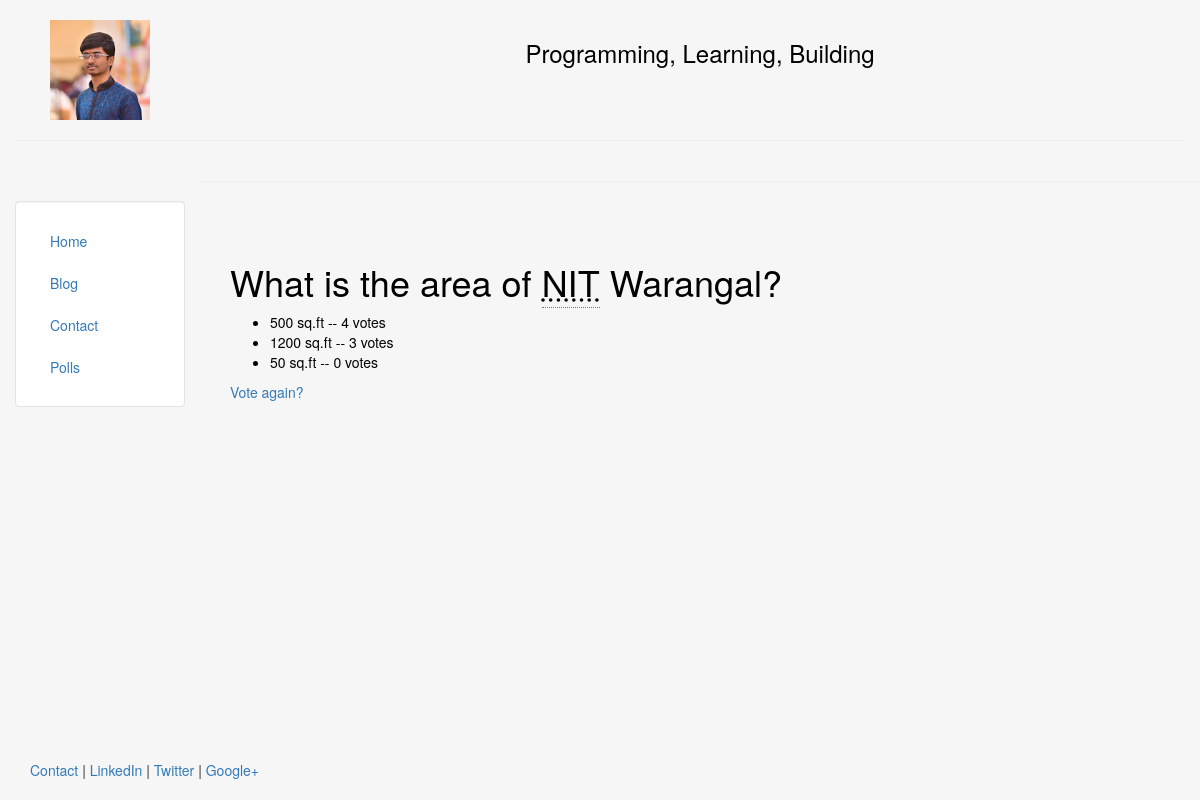
/polls/2/result/, run on the app's committed database.
### polls/models.py (models this page shows, shortened)
class Question(models.Model):
	question_text = models.CharField(max_length=200)
	publish_date = models.DateTimeField('date published')

class Choice(models.Model):
	question = models.ForeignKey(Question, on_delete=models.CASCADE)
	choice_text = models.CharField(max_length=200)
	votes = models.IntegerField(default=0)

### polls/views.py (the view)
# urls.py: url(r'^(?P<pk>[0-9]+)/result/$', views.ResultView.as_view(), name='result'),
class ResultView(generic.DetailView):
	model = Question
	template_name = 'polls/result.html'

### polls/templates/polls/result.html
{% extends "personal/header.html" %}
{% block content %}
<h1>{{ question.question_text|safe }}</h1>
<ul>
	{% for choice in question.choice_set.all %}
		<li>{{ choice.choice_text }} -- {{ choice.votes }} vote{{ choice.votes|pluralize }}</li>
	{% endfor %}
</ul>
<a href="{% url 'polls:detail' question.id %}">Vote again?</a>
{% endblock %}

### personal/templates/personal/header.html (style rules this page uses)
html, body { height:100% }

### data on the page
Question: question_text "What is the area of NIT Warangal?"
Choice: choice_text "500 sq.ft", votes "4"
Choice: choice_text "1200 sq.ft", votes "3"
Choice: choice_text "50 sq.ft", votes "0"
